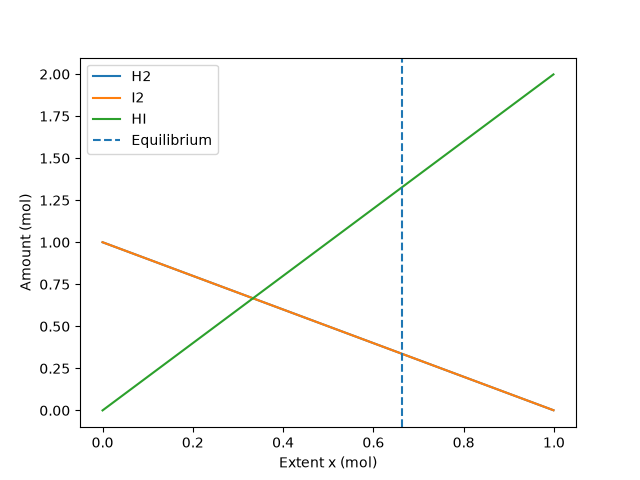

The script that saved this image:
import numpy as np
import matplotlib.pyplot as plt
from scipy.optimize import newton, minimize

K = 15.6
a = b = 1.0

def k_imbalance(x):
    return (2*x)**2 / ((a-x)*(b-x)) - K

x_newton = newton(k_imbalance, 0.5)
result = minimize(lambda x: k_imbalance(x[0])**2, [0.5], method="SLSQP", bounds=[(0, 0.999)])
x_slsqp = result.x[0]

H2 = a - x_newton
I2 = b - x_newton
HI = 2 * x_newton

print("Newton:", x_newton)
print("SLSQP:", x_slsqp)
print("Agree:", np.isclose(x_newton, x_slsqp))
print("Equilibrium amounts:")
print("H2:", H2)
print("I2:", I2)
print("HI:", HI)

x = np.linspace(0, 0.999, 500)
plt.plot(x, a-x, label="H2")
plt.plot(x, b-x, label="I2")
plt.plot(x, 2*x, label="HI")
plt.axvline(x_newton, linestyle="--", label="Equilibrium")
plt.xlabel("Extent x (mol)")
plt.ylabel("Amount (mol)")
plt.legend()
plt.savefig("equilibrium.png")
